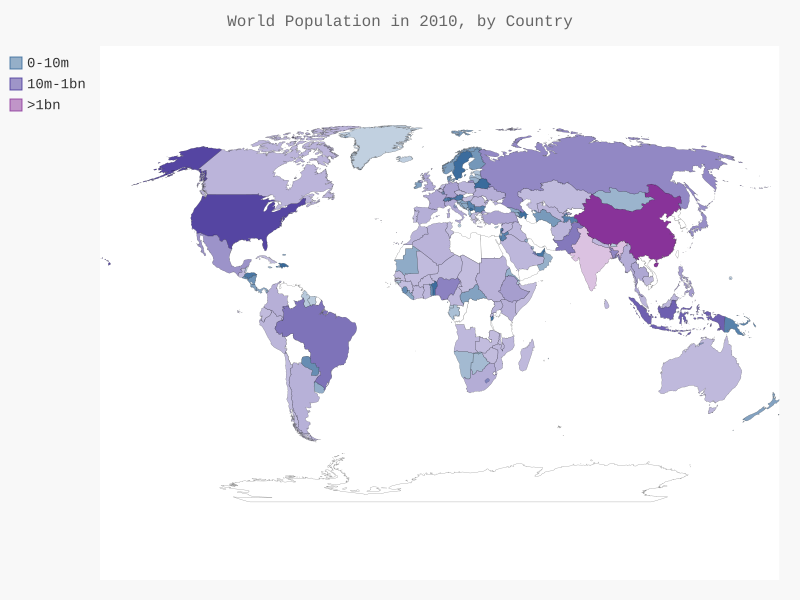

This figure's Python source:
import json
import pygal
from pygal.style import LightColorizedStyle as LCS, RotateStyle as RS
from pygal.maps.world import COUNTRIES
from pygal.maps.world import World
from country_codes import get_country_code

# Load the data into a list.
filename = 'population_json.json'

with open(filename) as f:
    pop_data = json.load(f)


# Build a dictionary of population data.
cc_population = {}
# Print the 2010 population for each country.
for pop_dict in pop_data:
    if pop_dict['Year'] == 2010:
        country_name = pop_dict['Country Name']
        population = int(pop_dict['Value'])
        code = get_country_code(country_name)
        if code:
            cc_population[code] = population

    


# Group the countries into 3 population levels.
cc_pops_1, cc_pops_2, cc_pops_3 = {}, {}, {}
for cc, pop in cc_population.items():
    if pop < 10000000:
        cc_pops_1[cc] = pop
    if pop < 1000000000:
        cc_pops_2[cc] = pop
    else:
        cc_pops_3[cc] = pop

# See how many countries are in each level.
#print(len(cc_pops_1), len(cc_pops_2), len(cc_pops_3))

wm_style = RS('#336699', base_style=LCS)
wm = pygal.maps.world.World(style=wm_style)
wm.title = 'World Population in 2010, by Country'
wm.add('0-10m', cc_pops_1)
wm.add('10m-1bn', cc_pops_2)
wm.add('>1bn', cc_pops_3)


wm.render_to_file('world_population.svg')
